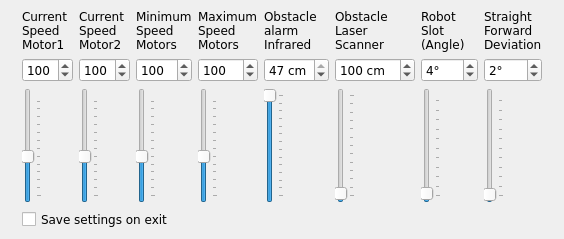
   <widget class="QDockWidget" name="dockSettings" >
    <property name="geometry" >
     <rect>
      <x>0</x>
      <y>659</y>
      <width>564</width>
      <height>239</height>
     </rect>
    </property>
    <property name="windowTitle" >
     <string>Settings</string>
    </property>
    <widget class="QWidget" name="dockWidgetContents_5" >
     <property name="geometry" >
      <rect>
       <x>0</x>
       <y>20</y>
       <width>564</width>
       <height>219</height>
      </rect>
     </property>
     <layout class="QGridLayout" name="gridLayout_4" >
      <item row="0" column="0" >
       <layout class="QGridLayout" >
        <item row="0" column="0" >
         <layout class="QHBoxLayout" >
          <item>
           <layout class="QVBoxLayout" >
            <item>
             <widget class="QLabel" name="label_2" >
              <property name="font" >
               <font>
                <family>Verdana</family>
               </font>
              </property>
              <property name="text" >
               <string>Current Speed Motor1</string>
              </property>
              <property name="wordWrap" >
               <bool>true</bool>
              </property>
             </widget>
            </item>
            <item>
             <widget class="QSpinBox" name="spinBoxMotor1Speed" >
              <property name="font" >
               <font>
                <family>Verdana</family>
               </font>
              </property>
              <property name="minimum" >
               <number>1</number>
              </property>
              <property name="maximum" >
               <number>255</number>
              </property>
              <property name="value" >
               <number>100</number>
              </property>
             </widget>
            </item>
            <item>
             <widget class="QSlider" name="sliderMotor1Speed" >
              <property name="font" >
               <font>
                <family>Verdana</family>
               </font>
              </property>
              <property name="minimum" >
               <number>1</number>
              </property>
              <property name="maximum" >
               <number>255</number>
              </property>
              <property name="value" >
               <number>100</number>
              </property>
              <property name="sliderPosition" >
               <number>100</number>
              </property>
              <property name="tracking" >
               <bool>false</bool>
              </property>
              <property name="orientation" >
               <enum>Qt::Vertical</enum>
              </property>
              <property name="tickPosition" >
               <enum>QSlider::TicksBelow</enum>
              </property>
              <property name="tickInterval" >
               <number>20</number>
              </property>
             </widget>
            </item>
           </layout>
          </item>
          <item>
           <layout class="QVBoxLayout" >
            <item>
             <widget class="QLabel" name="label_5" >
              <property name="font" >
               <font>
                <family>Verdana</family>
               </font>
              </property>
              <property name="text" >
               <string>Current Speed Motor2</string>
              </property>
              <property name="wordWrap" >
               <bool>true</bool>
              </property>
             </widget>
            </item>
            <item>
             <widget class="QSpinBox" name="spinBoxMotor2Speed" >
              <property name="font" >
               <font>
                <family>Verdana</family>
               </font>
              </property>
              <property name="minimum" >
               <number>1</number>
              </property>
              <property name="maximum" >
               <number>255</number>
              </property>
              <property name="value" >
               <number>100</number>
              </property>
             </widget>
            </item>
            <item>
             <widget class="QSlider" name="sliderMotor2Speed" >
              <property name="font" >
               <font>
                <family>Verdana</family>
               </font>
              </property>
              <property name="minimum" >
               <number>1</number>
              </property>
              <property name="maximum" >
               <number>255</number>
              </property>
              <property name="value" >
               <number>100</number>
              </property>
              <property name="sliderPosition" >
               <number>100</number>
              </property>
              <property name="tracking" >
               <bool>false</bool>
              </property>
              <property name="orientation" >
               <enum>Qt::Vertical</enum>
              </property>
              <property name="tickPosition" >
               <enum>QSlider::TicksBelow</enum>
              </property>
              <property name="tickInterval" >
               <number>20</number>
              </property>
             </widget>
            </item>
           </layout>
          </item>
          <item>
           <layout class="QVBoxLayout" >
            <item>
             <widget class="QLabel" name="label_7" >
              <property name="font" >
               <font>
                <family>Verdana</family>
               </font>
              </property>
              <property name="text" >
               <string>Minimum Speed Motors</string>
              </property>
              <property name="wordWrap" >
               <bool>true</bool>
              </property>
             </widget>
            </item>
            <item>
             <widget class="QSpinBox" name="spinBoxMinimumSpeed" >
              <property name="font" >
               <font>
                <family>Verdana</family>
               </font>
              </property>
              <property name="minimum" >
               <number>1</number>
              </property>
              <property name="maximum" >
               <number>255</number>
              </property>
              <property name="value" >
               <number>100</number>
              </property>
             </widget>
            </item>
            <item>
             <widget class="QSlider" name="sliderMinimumSpeed" >
              <property name="font" >
               <font>
                <family>Verdana</family>
               </font>
              </property>
              <property name="minimum" >
               <number>1</number>
              </property>
              <property name="maximum" >
               <number>255</number>
              </property>
              <property name="value" >
               <number>100</number>
              </property>
              <property name="sliderPosition" >
               <number>100</number>
              </property>
              <property name="tracking" >
               <bool>false</bool>
              </property>
              <property name="orientation" >
               <enum>Qt::Vertical</enum>
              </property>
              <property name="tickPosition" >
               <enum>QSlider::TicksBelow</enum>
              </property>
              <property name="tickInterval" >
               <number>20</number>
              </property>
             </widget>
            </item>
           </layout>
          </item>
          <item>
           <layout class="QVBoxLayout" >
            <item>
             <widget class="QLabel" name="label_8" >
              <property name="font" >
               <font>
                <family>Verdana</family>
               </font>
              </property>
              <property name="text" >
               <string>Maximum Speed Motors</string>
              </property>
              <property name="wordWrap" >
               <bool>true</bool>
              </property>
             </widget>
            </item>
            <item>
             <widget class="QSpinBox" name="spinBoxMaximumSpeed" >
              <property name="font" >
               <font>
                <family>Verdana</family>
               </font>
              </property>
              <property name="minimum" >
               <number>1</number>
              </property>
              <property name="maximum" >
               <number>255</number>
              </property>
              <property name="value" >
               <number>100</number>
              </property>
             </widget>
            </item>
            <item>
             <widget class="QSlider" name="sliderMaximumSpeed" >
              <property name="font" >
               <font>
                <family>Verdana</family>
               </font>
              </property>
              <property name="minimum" >
               <number>1</number>
              </property>
              <property name="maximum" >
               <number>255</number>
              </property>
              <property name="value" >
               <number>100</number>
              </property>
              <property name="sliderPosition" >
               <number>100</number>
              </property>
              <property name="tracking" >
               <bool>false</bool>
              </property>
              <property name="orientation" >
               <enum>Qt::Vertical</enum>
              </property>
              <property name="tickPosition" >
               <enum>QSlider::TicksBelow</enum>
              </property>
              <property name="tickInterval" >
               <number>20</number>
              </property>
             </widget>
            </item>
           </layout>
          </item>
          <item>
           <layout class="QVBoxLayout" >
            <item>
             <widget class="QLabel" name="label" >
              <property name="font" >
               <font>
                <family>Verdana</family>
               </font>
              </property>
              <property name="text" >
               <string>Obstacle alarm Infrared</string>
              </property>
              <property name="wordWrap" >
               <bool>true</bool>
              </property>
             </widget>
            </item>
            <item>
             <widget class="QSpinBox" name="spinBoxObstacle" >
              <property name="font" >
               <font>
                <family>Verdana</family>
               </font>
              </property>
              <property name="suffix" >
               <string> cm</string>
              </property>
              <property name="minimum" >
               <number>8</number>
              </property>
              <property name="maximum" >
               <number>47</number>
              </property>
              <property name="singleStep" >
               <number>1</number>
              </property>
              <property name="value" >
               <number>47</number>
              </property>
             </widget>
            </item>
            <item>
             <widget class="QSlider" name="sliderObstacle" >
              <property name="font" >
               <font>
                <family>Verdana</family>
               </font>
              </property>
              <property name="minimum" >
               <number>8</number>
              </property>
              <property name="maximum" >
               <number>47</number>
              </property>
              <property name="singleStep" >
               <number>1</number>
              </property>
              <property name="pageStep" >
               <number>2</number>
              </property>
              <property name="value" >
               <number>47</number>
              </property>
              <property name="sliderPosition" >
               <number>47</number>
              </property>
              <property name="orientation" >
               <enum>Qt::Vertical</enum>
              </property>
              <property name="tickPosition" >
               <enum>QSlider::TicksBelow</enum>
              </property>
              <property name="tickInterval" >
               <number>3</number>
              </property>
             </widget>
            </item>
           </layout>
          </item>
          <item>
           <layout class="QVBoxLayout" >
            <item>
             <widget class="QLabel" name="label_9" >
              <property name="font" >
               <font>
                <family>Verdana</family>
               </font>
              </property>
              <property name="text" >
               <string>Obstacle Laser Scanner</string>
              </property>
              <property name="wordWrap" >
               <bool>true</bool>
              </property>
             </widget>
            </item>
            <item>
             <widget class="QSpinBox" name="spinBoxObstacleLaserScanner" >
              <property name="font" >
               <font>
                <family>Verdana</family>
               </font>
              </property>
              <property name="suffix" >
               <string> cm</string>
              </property>
              <property name="minimum" >
               <number>1</number>
              </property>
              <property name="maximum" >
               <number>6000</number>
              </property>
              <property name="singleStep" >
               <number>1</number>
              </property>
              <property name="value" >
               <number>100</number>
              </property>
             </widget>
            </item>
            <item>
             <widget class="QSlider" name="sliderObstacleLaserScanner" >
              <property name="font" >
               <font>
                <family>Verdana</family>
               </font>
              </property>
              <property name="minimum" >
               <number>1</number>
              </property>
              <property name="maximum" >
               <number>6000</number>
              </property>
              <property name="singleStep" >
               <number>10</number>
              </property>
              <property name="pageStep" >
               <number>100</number>
              </property>
              <property name="value" >
               <number>100</number>
              </property>
              <property name="sliderPosition" >
               <number>100</number>
              </property>
              <property name="tracking" >
               <bool>false</bool>
              </property>
              <property name="orientation" >
               <enum>Qt::Vertical</enum>
              </property>
              <property name="tickPosition" >
               <enum>QSlider::TicksBelow</enum>
              </property>
              <property name="tickInterval" >
               <number>500</number>
              </property>
             </widget>
            </item>
           </layout>
          </item>
          <item>
           <layout class="QVBoxLayout" >
            <item>
             <widget class="QLabel" name="label_4" >
              <property name="font" >
               <font>
                <family>Verdana</family>
               </font>
              </property>
              <property name="text" >
               <string>Robot Slot (Angle)</string>
              </property>
              <property name="wordWrap" >
               <bool>true</bool>
              </property>
             </widget>
            </item>
            <item>
             <widget class="QSpinBox" name="spinBoxRobotSlot" >
              <property name="font" >
               <font>
                <family>Verdana</family>
               </font>
              </property>
              <property name="suffix" >
               <string>°</string>
              </property>
              <property name="minimum" >
               <number>1</number>
              </property>
              <property name="maximum" >
               <number>180</number>
              </property>
              <property name="value" >
               <number>4</number>
              </property>
             </widget>
            </item>
            <item>
             <widget class="QSlider" name="sliderRobotSlot" >
              <property name="font" >
               <font>
                <family>Verdana</family>
               </font>
              </property>
              <property name="minimum" >
               <number>1</number>
              </property>
              <property name="maximum" >
               <number>180</number>
              </property>
              <property name="pageStep" >
               <number>2</number>
              </property>
              <property name="value" >
               <number>4</number>
              </property>
              <property name="sliderPosition" >
               <number>4</number>
              </property>
              <property name="orientation" >
               <enum>Qt::Vertical</enum>
              </property>
              <property name="tickPosition" >
               <enum>QSlider::TicksBelow</enum>
              </property>
              <property name="tickInterval" >
               <number>17</number>
              </property>
             </widget>
            </item>
           </layout>
          </item>
          <item>
           <layout class="QVBoxLayout" >
            <item>
             <widget class="QLabel" name="label_6" >
              <property name="font" >
               <font>
                <family>Verdana</family>
               </font>
              </property>
              <property name="text" >
               <string>Straight Forward Deviation</string>
              </property>
              <property name="wordWrap" >
               <bool>true</bool>
              </property>
             </widget>
            </item>
            <item>
             <widget class="QSpinBox" name="spinBoxStraightForwardDeviation" >
              <property name="font" >
               <font>
                <family>Verdana</family>
               </font>
              </property>
              <property name="suffix" >
               <string>°</string>
              </property>
              <property name="minimum" >
               <number>1</number>
              </property>
              <property name="maximum" >
               <number>180</number>
              </property>
              <property name="value" >
               <number>2</number>
              </property>
             </widget>
            </item>
            <item>
             <widget class="QSlider" name="sliderStraightForwardDeviation" >
              <property name="font" >
               <font>
                <family>Verdana</family>
               </font>
              </property>
              <property name="minimum" >
               <number>1</number>
              </property>
              <property name="maximum" >
               <number>180</number>
              </property>
              <property name="pageStep" >
               <number>2</number>
              </property>
              <property name="value" >
               <number>2</number>
              </property>
              <property name="sliderPosition" >
               <number>2</number>
              </property>
              <property name="orientation" >
               <enum>Qt::Vertical</enum>
              </property>
              <property name="tickPosition" >
               <enum>QSlider::TicksBelow</enum>
              </property>
              <property name="tickInterval" >
               <number>17</number>
              </property>
             </widget>
            </item>
           </layout>
          </item>
         </layout>
        </item>
        <item row="1" column="0" >
         <widget class="QCheckBox" name="checkBoxSaveSettings" >
          <property name="font" >
           <font>
            <family>Verdana</family>
           </font>
          </property>
          <property name="text" >
           <string>Save settings on exit</string>
          </property>
         </widget>
        </item>
       </layout>
      </item>
     </layout>
    </widget>
   </widget>
